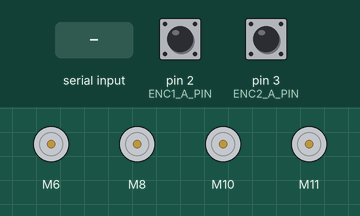
This sketch was run on a simulated Arduino Uno, built with avr-gcc and run on an emulated ATmega328P. Shown: 4 × DC motor (green arrow = forward, orange = backward, longer = faster). The inputs (shaded band) are chosen by the test bench; at power-on: pin 2 (ENC1_A_PIN) HIGH, pin 3 (ENC2_A_PIN) HIGH.

Above: at 1.2 s.
1.3 s: "M1:\n" received over Serial
2.8 s: "M2:\n" received over Serial
4.3 s: "M1:90\n" received over Serial
At 4.6 s:
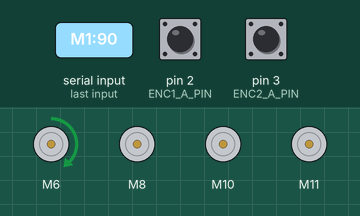
5.8 s: "M1:,45\n" received over Serial
At 6.9 s:
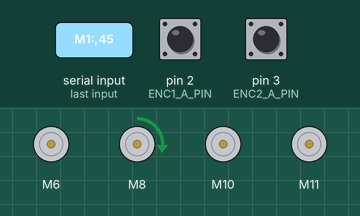
Timing chart, 0 to 8.3 s (numbered marks = the images above; inputs shaded):
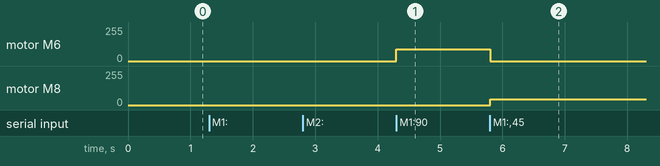

The sketch:

Arduino_1_swerve_1_2_.ino
```cpp
#include <CytronMotorDriver.h>

// Updated motor driver setup for Modules 1 & 2
CytronMD motor1A(PWM_DIR, 6, 7);   // Module 1 Motor A: PWM 6, DIR 7
CytronMD motor1B(PWM_DIR, 8, 9);   // Module 1 Motor B: PWM 8, DIR 9
CytronMD motor2A(PWM_DIR, 10, 12); // Module 2 Motor A: PWM 10, DIR 11
CytronMD motor2B(PWM_DIR, 11, 13); // Module 2 Motor B: PWM 12, DIR 13

// Encoder pin assignments (unconflicted)
const int ENC1_A_PIN = 2;  // Interrupt-capable
const int ENC1_B_PIN = 4;
const int ENC2_A_PIN = 3;  // Interrupt-capable
const int ENC2_B_PIN = 5;

// Encoder counts
volatile long encoder1A_count = 0;
volatile long encoder1B_count = 0;
volatile long encoder2A_count = 0;
volatile long encoder2B_count = 0;

// Interrupt service routines
void encoder1A_ISR() { encoder1A_count++; }
void encoder1B_ISR() { encoder1B_count++; }
void encoder2A_ISR() { encoder2A_count++; }
void encoder2B_ISR() { encoder2B_count++; }

void setup() {
  Serial.begin(115200);

  pinMode(ENC1_A_PIN, INPUT);
  pinMode(ENC1_B_PIN, INPUT);
  pinMode(ENC2_A_PIN, INPUT);
  pinMode(ENC2_B_PIN, INPUT);

  attachInterrupt(digitalPinToInterrupt(ENC1_A_PIN), encoder1A_ISR, RISING);
  attachInterrupt(digitalPinToInterrupt(ENC1_B_PIN), encoder1B_ISR, RISING);
  attachInterrupt(digitalPinToInterrupt(ENC2_A_PIN), encoder2A_ISR, RISING);
  attachInterrupt(digitalPinToInterrupt(ENC2_B_PIN), encoder2B_ISR, RISING);
}

void loop() {
  if (Serial.available()) {
    String command = Serial.readStringUntil('\n');
    command.trim();

    if (command.startsWith("M1:")) {
      int m1a = command.substring(3, command.indexOf(',')).toInt();
      int m1b = command.substring(command.indexOf(',') + 1, command.indexOf(';')).toInt();
      motor1A.setSpeed(m1a);
      motor1B.setSpeed(m1b);
    }

    if (command.indexOf("M2:") != -1) {
      int m2_start = command.indexOf("M2:") + 3;
      int m2a = command.substring(m2_start, command.indexOf(',', m2_start)).toInt();
      int m2b = command.substring(command.indexOf(',', m2_start) + 1).toInt();
      motor2A.setSpeed(m2a);
      motor2B.setSpeed(m2b);
    }
  }
}
```

Measured:
- after the input at 4.3 s, motor M6: stopped → forward 90/255 at once
- after the input at 5.8 s, motor M6: forward 90/255 → stopped at once; motor M8: stopped → forward 45/255 at once
